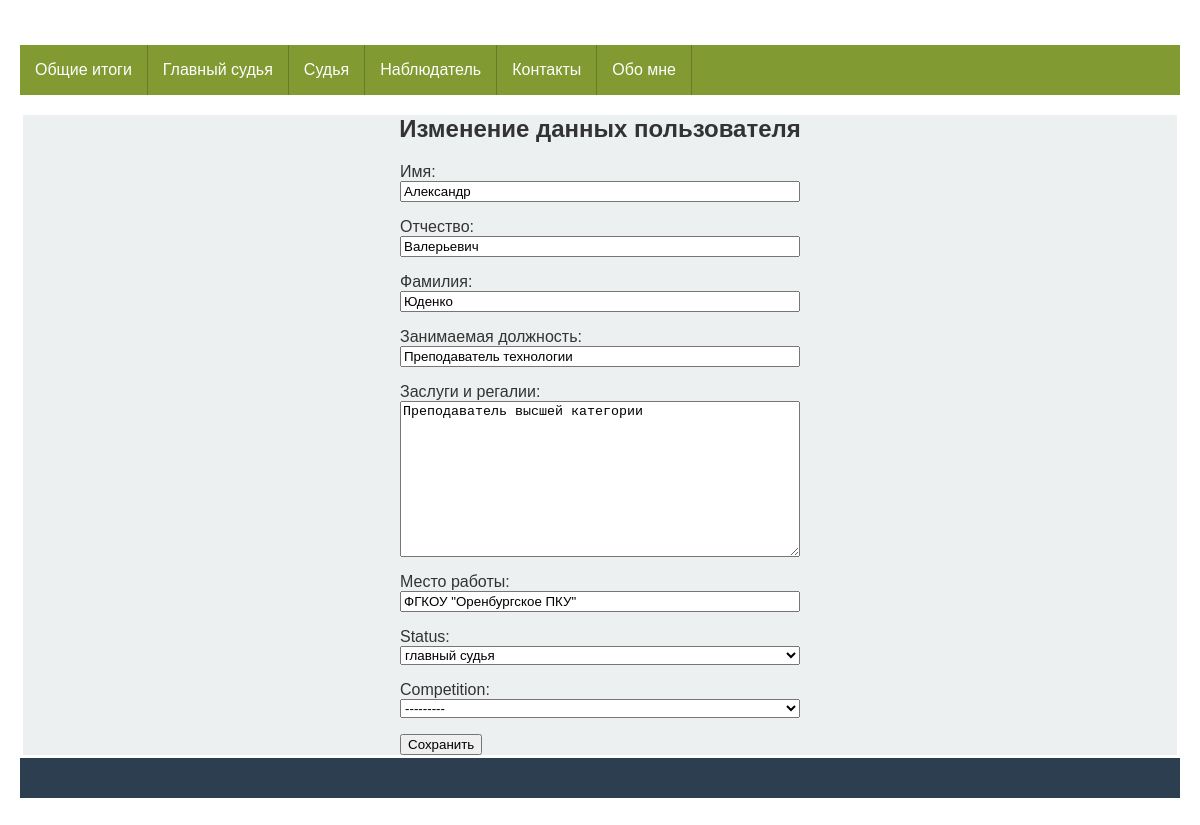
Screenshot of /judges/edit/7/ with the database file from the repository.
### app_for_judges/models.py (models this page shows, shortened)
class User(models.Model):
    class Meta:
        abstract = True  # данное поле указывает, что класс абстрактный
    name = models.CharField(_('Имя'), max_length=25)
    patronymic = models.CharField(_('Отчество'), max_length=25, default=None)
    last_name = models.CharField(_('Фамилия'), max_length=25)
    is_active = models.BooleanField(_('Удалить'), default=True)

class Judge(User):
    STATUSES = (
        ('M', 'главный судья'),
        ('J', 'судья'),
        ('S', 'секретарь'),
        ('O', 'наблюдатель'),
    )
    class Meta:
        db_table = 'judges'
        verbose_name = _('Судьи')
    post = models.CharField(_('Занимаемая должность'), max_length=100)
    regalia = models.TextField(_('Заслуги и регалии'), default=None)
    organization = models.CharField(_('Место работы'), max_length=100)
    status = models.CharField(_('Статус на соревнованиях'), max_length=1,
                              choices=STATUSES, default='O')
    competitions = models.ManyToManyField(Competition, blank=True, default='Нет')

### app_for_competitions/models.py (models this page shows)
class Competition(models.Model):
    class Meta:
        db_table = 'competitions'
        verbose_name = _('Соревнования')
    name = models.CharField(_('Сокращенное название'), max_length=50)
    fullname = models.CharField(_('Полное наименование конкурса'), max_length=200,
                                default=None)
    date = models.DateField(_('Дата проведения'),
                            help_text="Дата начала")
    active = models.BooleanField(_('Активен'), default=True)
    def __str__(self):
        return self.name

### app_for_judges/views.py (the view, shortened to what this page needs)
# urls.py: path('edit/<int:pk>/', edit_judge, name='edit_judge'),
def edit_judge(request, pk):
    judge = get_object_or_404(Judge, id=pk)
    if request.method == 'GET':
        context = {'form': UserForm(instance=judge), 'id': pk}
        return render(request, 'app_for_judges/edit_judge.html', context)

### app_for_judges/forms.py
class UserForm(forms.ModelForm):
    class Meta:
        model = Judge
        fields = ['name', 'patronymic', 'last_name', 'post', 'regalia', 'organization']
    status = forms.ChoiceField(choices=Judge.STATUSES)
    competition = forms.ModelChoiceField(
        queryset=Competition.objects.all().order_by('name'), blank=True)

### app_for_judges/templates/app_for_judges/edit_judge.html (shortened to what this page needs)
{% extends 'base.html' %}
{% load static %}
{% block content %}
<h2 class="center">{% if id %} Изменение данных пользователя {% else %} Новый пользователь {% endif %}</h2>
<form method="post" novalidate>
    {{ form.as_p }}
    <input type="submit" value="Сохранить"/>
</form>
{% endblock content %}

### static/css/stylesheet.css (style rules this page uses)
body { margin: 0; }
* { box-sizing: border-box; }
.center { text-align: center; }
* { -moz-box-sizing: border-box; -webkit-box-sizing: border-box; box-sizing: border-box; }
html { color: #333333; font-size: 62.5%; }
body { font: normal 16px Tahoma, Geneva, Helvetica, sans-serif; margin: 0 auto; padding: 0; }
@media only all and (min-width: 760px) { body { padding: 20px; padding: 2rem; } }
form { max-width: 400px; margin: 0 auto; border: 1px solid # }
label, input, textarea, select { display: block; width: 100%; }
input[type='submit'] { display: inline-block; width: auto; }

### rows the page displays
Judge: name "Александр", patronymic "Валерьевич", last_name "Юденко", post "Преподаватель технологии", regalia "Преподаватель высшей категории", organization "ФГКОУ \"Оренбургское ПКУ\"", status "главный судья"
